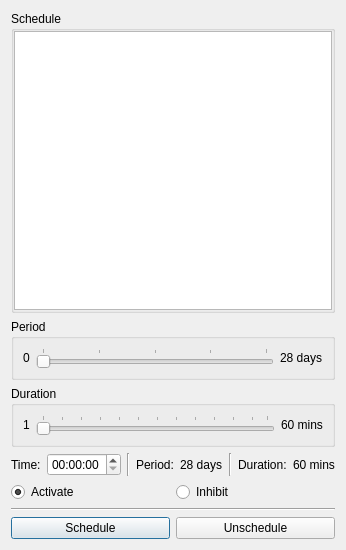
<?xml version="1.0" encoding="UTF-8"?>
<ui version="4.0">
 <class>DaySchedule</class>
 <widget class="QDialog" name="DaySchedule">
  <property name="geometry">
   <rect>
    <x>0</x>
    <y>0</y>
    <width>335</width>
    <height>550</height>
   </rect>
  </property>
  <property name="windowTitle">
   <string>Day Schedule</string>
  </property>
  <layout class="QVBoxLayout" name="verticalLayout">
   <item>
    <widget class="QGroupBox" name="gb_d_sched">
     <property name="title">
      <string>Schedule</string>
     </property>
     <layout class="QVBoxLayout" name="verticalLayout_2">
      <property name="leftMargin">
       <number>0</number>
      </property>
      <property name="topMargin">
       <number>0</number>
      </property>
      <property name="rightMargin">
       <number>0</number>
      </property>
      <property name="bottomMargin">
       <number>0</number>
      </property>
      <item>
       <widget class="QTableView" name="tv_day_sched">
        <attribute name="horizontalHeaderCascadingSectionResizes">
         <bool>true</bool>
        </attribute>
        <attribute name="horizontalHeaderStretchLastSection">
         <bool>true</bool>
        </attribute>
        <attribute name="verticalHeaderVisible">
         <bool>false</bool>
        </attribute>
       </widget>
      </item>
     </layout>
    </widget>
   </item>
   <item>
    <widget class="QGroupBox" name="gb_d_period">
     <property name="title">
      <string>Period</string>
     </property>
     <layout class="QHBoxLayout" name="horizontalLayout">
      <item>
       <widget class="QLabel" name="label">
        <property name="text">
         <string>0</string>
        </property>
       </widget>
      </item>
      <item>
       <widget class="QSlider" name="hs_period">
        <property name="minimum">
         <number>0</number>
        </property>
        <property name="maximum">
         <number>28</number>
        </property>
        <property name="value">
         <number>0</number>
        </property>
        <property name="orientation">
         <enum>Qt::Horizontal</enum>
        </property>
        <property name="tickPosition">
         <enum>QSlider::TicksAbove</enum>
        </property>
        <property name="tickInterval">
         <number>7</number>
        </property>
       </widget>
      </item>
      <item>
       <widget class="QLabel" name="label_2">
        <property name="text">
         <string>28 days</string>
        </property>
       </widget>
      </item>
     </layout>
    </widget>
   </item>
   <item>
    <widget class="QGroupBox" name="gb_d_dur">
     <property name="title">
      <string>Duration</string>
     </property>
     <layout class="QHBoxLayout" name="horizontalLayout_2">
      <item>
       <widget class="QLabel" name="label_3">
        <property name="text">
         <string>1</string>
        </property>
       </widget>
      </item>
      <item>
       <widget class="QSlider" name="hs_dur">
        <property name="minimum">
         <number>1</number>
        </property>
        <property name="maximum">
         <number>60</number>
        </property>
        <property name="value">
         <number>1</number>
        </property>
        <property name="orientation">
         <enum>Qt::Horizontal</enum>
        </property>
        <property name="tickPosition">
         <enum>QSlider::TicksAbove</enum>
        </property>
        <property name="tickInterval">
         <number>5</number>
        </property>
       </widget>
      </item>
      <item>
       <widget class="QLabel" name="label_4">
        <property name="text">
         <string>60 mins</string>
        </property>
       </widget>
      </item>
     </layout>
    </widget>
   </item>
   <item>
    <layout class="QHBoxLayout" name="horizontalLayout_3">
     <item>
      <widget class="QLabel" name="label_7">
       <property name="text">
        <string>Time:</string>
       </property>
      </widget>
     </item>
     <item>
      <widget class="QTimeEdit" name="te_d_tod"/>
     </item>
     <item>
      <widget class="Line" name="line_2">
       <property name="orientation">
        <enum>Qt::Vertical</enum>
       </property>
      </widget>
     </item>
     <item>
      <widget class="QLabel" name="label_8">
       <property name="text">
        <string>Period:</string>
       </property>
      </widget>
     </item>
     <item>
      <widget class="QLabel" name="lbl_period">
       <property name="text">
        <string>28 days</string>
       </property>
      </widget>
     </item>
     <item>
      <widget class="Line" name="line_3">
       <property name="orientation">
        <enum>Qt::Vertical</enum>
       </property>
      </widget>
     </item>
     <item>
      <widget class="QLabel" name="label_10">
       <property name="text">
        <string>Duration:</string>
       </property>
      </widget>
     </item>
     <item>
      <widget class="QLabel" name="lbl_dur">
       <property name="text">
        <string>60 mins</string>
       </property>
      </widget>
     </item>
    </layout>
   </item>
   <item>
    <layout class="QHBoxLayout" name="horizontalLayout_5">
     <item>
      <widget class="QRadioButton" name="rb_activate">
       <property name="text">
        <string>Activate</string>
       </property>
       <property name="checked">
        <bool>true</bool>
       </property>
      </widget>
     </item>
     <item>
      <widget class="QRadioButton" name="rb_inhibit">
       <property name="text">
        <string>Inhibit</string>
       </property>
       <property name="checked">
        <bool>false</bool>
       </property>
      </widget>
     </item>
    </layout>
   </item>
   <item>
    <widget class="Line" name="line">
     <property name="orientation">
      <enum>Qt::Horizontal</enum>
     </property>
    </widget>
   </item>
   <item>
    <layout class="QHBoxLayout" name="horizontalLayout_4">
     <item>
      <widget class="QPushButton" name="btn_sched">
       <property name="text">
        <string>Schedule</string>
       </property>
      </widget>
     </item>
     <item>
      <widget class="QPushButton" name="btn_unsched">
       <property name="text">
        <string>Unschedule</string>
       </property>
      </widget>
     </item>
    </layout>
   </item>
  </layout>
 </widget>
 <resources/>
 <connections/>
</ui>
